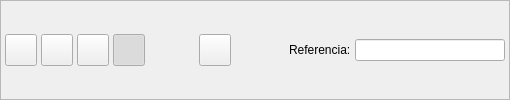
      <widget class="QFrame" name="frame_3">
       <property name="sizePolicy">
        <sizepolicy hsizetype="Expanding" vsizetype="Fixed">
         <horstretch>0</horstretch>
         <verstretch>0</verstretch>
        </sizepolicy>
       </property>
       <property name="frameShape">
        <enum>QFrame::StyledPanel</enum>
       </property>
       <property name="frameShadow">
        <enum>QFrame::Raised</enum>
       </property>
       <layout class="QHBoxLayout">
        <property name="spacing">
         <number>4</number>
        </property>
        <property name="leftMargin">
         <number>4</number>
        </property>
        <property name="topMargin">
         <number>4</number>
        </property>
        <property name="rightMargin">
         <number>4</number>
        </property>
        <property name="bottomMargin">
         <number>4</number>
        </property>
        <item>
         <widget class="QToolButton" name="mui_guardar">
          <property name="minimumSize">
           <size>
            <width>32</width>
            <height>32</height>
           </size>
          </property>
          <property name="maximumSize">
           <size>
            <width>32</width>
            <height>32</height>
           </size>
          </property>
          <property name="toolTip">
           <string>Guardar albaran</string>
          </property>
          <property name="whatsThis">
           <string>Guardar albaran</string>
          </property>
          <property name="text">
           <string/>
          </property>
          <property name="icon">
           <iconset resource="../../../bulmages.qrc">
            <normaloff>:/Images/edit-save.png</normaloff>:/Images/edit-save.png</iconset>
          </property>
          <property name="iconSize">
           <size>
            <width>22</width>
            <height>22</height>
           </size>
          </property>
         </widget>
        </item>
        <item>
         <widget class="QToolButton" name="mui_borrar">
          <property name="minimumSize">
           <size>
            <width>32</width>
            <height>32</height>
           </size>
          </property>
          <property name="maximumSize">
           <size>
            <width>32</width>
            <height>32</height>
           </size>
          </property>
          <property name="toolTip">
           <string>Borrar albaran</string>
          </property>
          <property name="whatsThis">
           <string>Borrar albaran</string>
          </property>
          <property name="text">
           <string/>
          </property>
          <property name="icon">
           <iconset resource="../../../bulmages.qrc">
            <normaloff>:/Images/edit-delete.png</normaloff>:/Images/edit-delete.png</iconset>
          </property>
          <property name="iconSize">
           <size>
            <width>22</width>
            <height>22</height>
           </size>
          </property>
         </widget>
        </item>
        <item>
         <widget class="QToolButton" name="mui_imprimir">
          <property name="minimumSize">
           <size>
            <width>32</width>
            <height>32</height>
           </size>
          </property>
          <property name="maximumSize">
           <size>
            <width>32</width>
            <height>32</height>
           </size>
          </property>
          <property name="toolTip">
           <string>Imprimir albaran</string>
          </property>
          <property name="whatsThis">
           <string>Imprimir albaran</string>
          </property>
          <property name="text">
           <string/>
          </property>
          <property name="icon">
           <iconset resource="../../../bulmages.qrc">
            <normaloff>:/Images/document-print.png</normaloff>:/Images/document-print.png</iconset>
          </property>
          <property name="iconSize">
           <size>
            <width>22</width>
            <height>22</height>
           </size>
          </property>
         </widget>
        </item>
        <item>
         <widget class="QToolButton" name="mui_detalles">
          <property name="minimumSize">
           <size>
            <width>32</width>
            <height>32</height>
           </size>
          </property>
          <property name="maximumSize">
           <size>
            <width>32</width>
            <height>32</height>
           </size>
          </property>
          <property name="toolTip">
           <string>Mostrar/ocultar cabecera</string>
          </property>
          <property name="whatsThis">
           <string>Mostrar/ocultar cabecera</string>
          </property>
          <property name="text">
           <string/>
          </property>
          <property name="icon">
           <iconset resource="../../../bulmages.qrc">
            <normaloff>:/Images/document-properties.png</normaloff>:/Images/document-properties.png</iconset>
          </property>
          <property name="iconSize">
           <size>
            <width>22</width>
            <height>22</height>
           </size>
          </property>
          <property name="checkable">
           <bool>true</bool>
          </property>
          <property name="checked">
           <bool>true</bool>
          </property>
         </widget>
        </item>
        <item>
         <spacer>
          <property name="orientation">
           <enum>Qt::Horizontal</enum>
          </property>
          <property name="sizeType">
           <enum>QSizePolicy::Expanding</enum>
          </property>
          <property name="sizeHint" stdset="0">
           <size>
            <width>50</width>
            <height>30</height>
           </size>
          </property>
         </spacer>
        </item>
        <item>
         <widget class="QToolButton" name="mui_verpedidocliente">
          <property name="minimumSize">
           <size>
            <width>32</width>
            <height>32</height>
           </size>
          </property>
          <property name="maximumSize">
           <size>
            <width>32</width>
            <height>32</height>
           </size>
          </property>
          <property name="toolTip">
           <string>Ver pedidos con la misma referencia</string>
          </property>
          <property name="whatsThis">
           <string>Ver pedidos con la misma referencia</string>
          </property>
          <property name="text">
           <string/>
          </property>
          <property name="icon">
           <iconset resource="../../../bulmages.qrc">
            <normaloff>:/Images/client-delivery-order.png</normaloff>:/Images/client-delivery-order.png</iconset>
          </property>
          <property name="iconSize">
           <size>
            <width>22</width>
            <height>22</height>
           </size>
          </property>
         </widget>
        </item>
        <item>
         <widget class="QFrame" name="mui_plugbotones">
          <property name="sizePolicy">
           <sizepolicy hsizetype="Expanding" vsizetype="Preferred">
            <horstretch>0</horstretch>
            <verstretch>0</verstretch>
           </sizepolicy>
          </property>
          <property name="frameShape">
           <enum>QFrame::NoFrame</enum>
          </property>
          <property name="frameShadow">
           <enum>QFrame::Plain</enum>
          </property>
          <property name="lineWidth">
           <number>0</number>
          </property>
         </widget>
        </item>
        <item>
         <spacer>
          <property name="orientation">
           <enum>Qt::Horizontal</enum>
          </property>
          <property name="sizeType">
           <enum>QSizePolicy::Expanding</enum>
          </property>
          <property name="sizeHint" stdset="0">
           <size>
            <width>50</width>
            <height>30</height>
           </size>
          </property>
         </spacer>
        </item>
        <item>
         <widget class="QLabel" name="label5">
          <property name="sizePolicy">
           <sizepolicy hsizetype="Preferred" vsizetype="Fixed">
            <horstretch>0</horstretch>
            <verstretch>0</verstretch>
           </sizepolicy>
          </property>
          <property name="text">
           <string>Referencia:</string>
          </property>
          <property name="buddy">
           <cstring>mui_refalbaran</cstring>
          </property>
         </widget>
        </item>
        <item>
         <widget class="BfBuscarReferencia" name="mui_refalbaran">
          <property name="minimumSize">
           <size>
            <width>150</width>
            <height>0</height>
           </size>
          </property>
          <property name="maximumSize">
           <size>
            <width>150</width>
            <height>16777215</height>
           </size>
          </property>
         </widget>
        </item>
       </layout>
      </widget>
